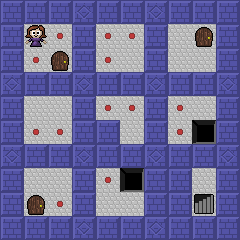

Below is a game level as drawn by its tile map, then a one-line description and the .tmx file that defines it, in full:
An orthogonal 10x10 tile map with 24x24 px tiles, 3 tile layers (Terrain, Objects, Decals), 3 tilesets.

<map version="1.0" orientation="orthogonal" width="10" height="10" tilewidth="24" tileheight="24">
 <properties>
  <property name="name" value="Introduction" />
 </properties>
 <tileset firstgid="1" source="Terrain.tsx" />
 <tileset firstgid="101" source="Objects.tsx" />
 <tileset firstgid="201" source="Terrain.tsx" />
 <layer name="Terrain" width="10" height="10">
  <data encoding="csv">
1,1,1,1,1,1,1,1,1,1,
1,4,2,1,2,2,1,4,4,1,
1,2,2,1,2,4,1,4,4,1,
1,1,1,1,1,1,1,1,1,1,
1,4,4,1,2,2,1,2,4,1,
1,2,2,1,1,4,1,2,3,1,
1,1,1,1,1,1,1,1,1,1,
1,4,4,1,2,3,1,1,4,1,
1,4,2,1,4,4,1,1,5,1,
1,1,1,1,1,1,1,1,1,1
</data>
 </layer>
 <layer name="Objects" width="10" height="10">
  <data encoding="csv">
0,0,0,0,0,0,0,0,0,0,
0,101,0,0,0,0,0,0,106,0,
0,0,106,0,0,0,0,0,0,0,
0,0,0,0,0,0,0,0,0,0,
0,0,0,0,0,0,0,0,0,0,
0,0,0,0,0,0,0,0,0,0,
0,0,0,0,0,0,0,0,0,0,
0,0,0,0,0,0,0,0,0,0,
0,106,0,0,0,0,0,0,0,0,
0,0,0,0,0,0,0,0,0,0
</data>
 </layer>
 <layer name="Decals" width="10" height="10">
  <data encoding="csv">
0,0,0,18,0,0,18,0,0,0,
0,0,0,0,0,0,0,0,0,0,
0,0,0,0,0,0,0,0,0,0,
18,0,0,18,0,0,18,0,0,18,
0,0,0,0,0,0,0,0,0,0,
0,0,0,0,0,0,0,0,0,0,
18,0,0,18,0,0,18,0,0,18,
0,0,0,0,0,0,0,0,0,0,
0,0,0,0,0,0,0,0,0,0,
0,0,0,18,0,0,18,0,0,0
</data>
 </layer>
</map>
